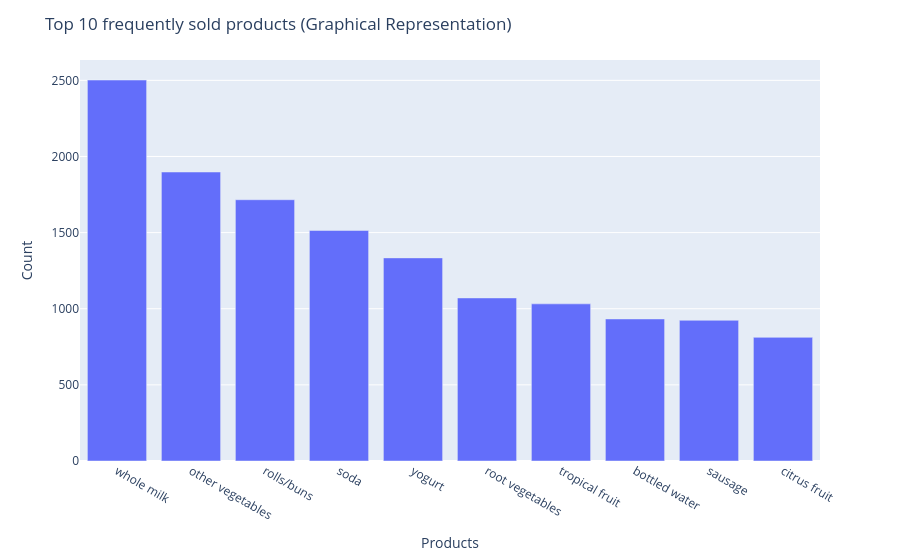

Here is the notebook cell this chart was saved with:
### Code cell
fig = px.bar(x= x.index, y= x.values)
fig.update_layout(title_text= "Top 10 frequently sold products (Graphical Representation)", xaxis_title= "Products", yaxis_title="Count")
fig.show()

### Figure 1 — Plotly figure (JSON) as saved in the notebook; plotly's stock layout.template omitted (floating-point values rounded to 4 significant figures)
{"data": [{"hovertemplate": "x=%{x}<br>y=%{y}<extra></extra>", "legendgroup": "", "marker": {"color": "#636efa", "pattern": {"shape": ""}}, "name": "", "orientation": "v", "showlegend": false, "textposition": "auto", "type": "bar", "x": ["whole milk", "other vegetables", "rolls/buns", "soda", "yogurt", "root vegetables", "tropical fruit", "bottled water", "sausage", "citrus fruit"], "xaxis": "x", "y": [2502, 1898, 1716, 1514, 1334, 1071, 1032, 933, 924, 812], "yaxis": "y"}], "layout": {"barmode": "relative", "legend": {"tracegroupgap": 0}, "margin": {"t": 60}, "title": {"text": "Top 10 frequently sold products (Graphical Representation)"}, "xaxis": {"anchor": "y", "domain": [0, 1], "title": {"text": "Products"}}, "yaxis": {"anchor": "x", "domain": [0, 1], "title": {"text": "Count"}}}}
